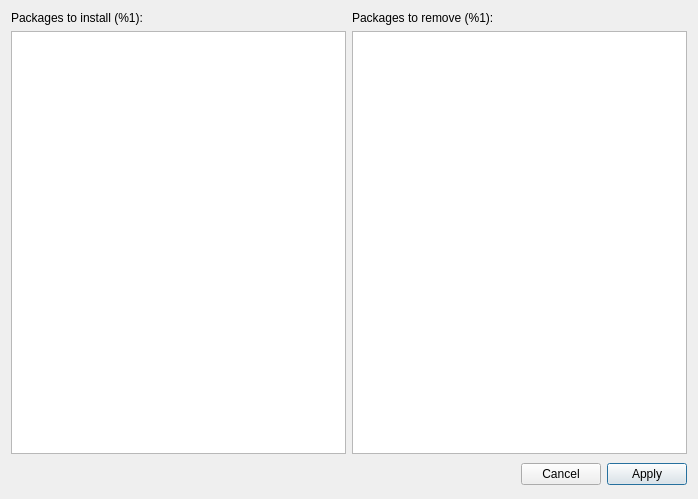
<?xml version="1.0" encoding="UTF-8"?>
<ui version="4.0">
 <class>ApplyDialog</class>
 <widget class="QDialog" name="ApplyDialog">
  <property name="windowModality">
   <enum>Qt::WindowModality::ApplicationModal</enum>
  </property>
  <property name="geometry">
   <rect>
    <x>0</x>
    <y>0</y>
    <width>698</width>
    <height>499</height>
   </rect>
  </property>
  <property name="windowTitle">
   <string>ALT Packages - Transaction Approval</string>
  </property>
  <layout class="QGridLayout" name="gridLayout">
   <item row="0" column="0">
    <layout class="QVBoxLayout" name="installVerticalLayout">
     <item>
      <widget class="QLabel" name="installLabel">
       <property name="text">
        <string>Packages to install (%1):</string>
       </property>
      </widget>
     </item>
     <item>
      <widget class="QListWidget" name="installPackages"/>
     </item>
    </layout>
   </item>
   <item row="0" column="1">
    <layout class="QVBoxLayout" name="removeVerticalLayout">
     <item>
      <widget class="QLabel" name="removeLabel">
       <property name="text">
        <string>Packages to remove (%1):</string>
       </property>
      </widget>
     </item>
     <item>
      <widget class="QListWidget" name="removePackages"/>
     </item>
    </layout>
   </item>
   <item row="1" column="0" colspan="2">
    <layout class="QHBoxLayout" name="horizontalLayout">
     <item>
      <spacer name="applyHorizontalSpacer">
       <property name="orientation">
        <enum>Qt::Orientation::Horizontal</enum>
       </property>
       <property name="sizeHint" stdset="0">
        <size>
         <width>503</width>
         <height>28</height>
        </size>
       </property>
      </spacer>
     </item>
     <item>
      <widget class="QPushButton" name="cancelButton">
       <property name="text">
        <string>Cancel</string>
       </property>
       <property name="icon">
        <iconset theme="QIcon::ThemeIcon::ProcessStop"/>
       </property>
       <property name="autoDefault">
        <bool>false</bool>
       </property>
      </widget>
     </item>
     <item>
      <widget class="QPushButton" name="applyButton">
       <property name="text">
        <string>Apply</string>
       </property>
       <property name="icon">
        <iconset theme="emblem-default"/>
       </property>
      </widget>
     </item>
    </layout>
   </item>
  </layout>
 </widget>
 <resources/>
 <connections/>
</ui>
